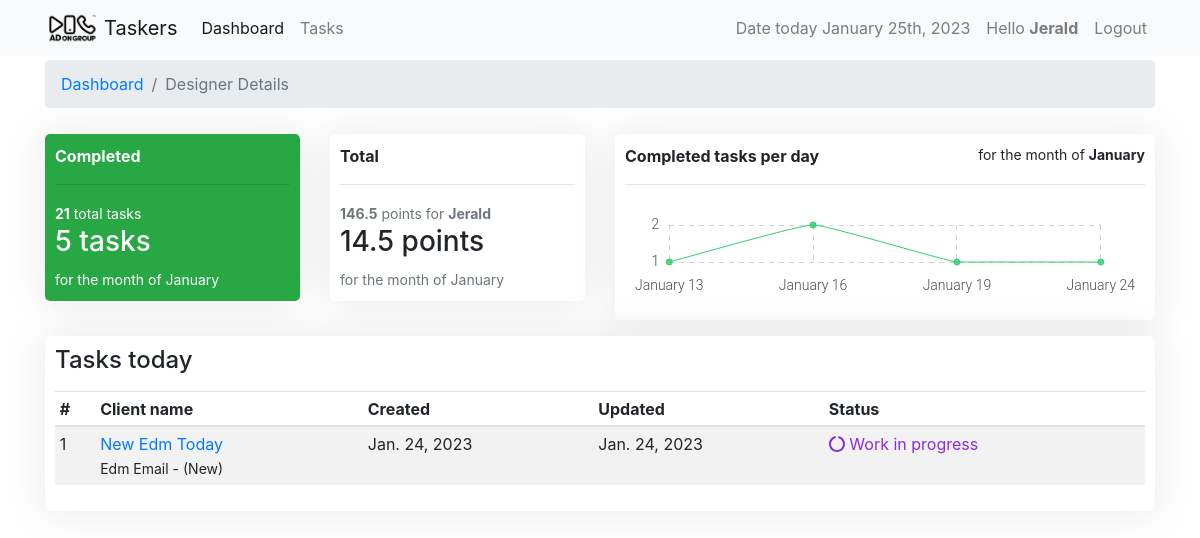
Before: /users/jerald (signed in) with the older database file.
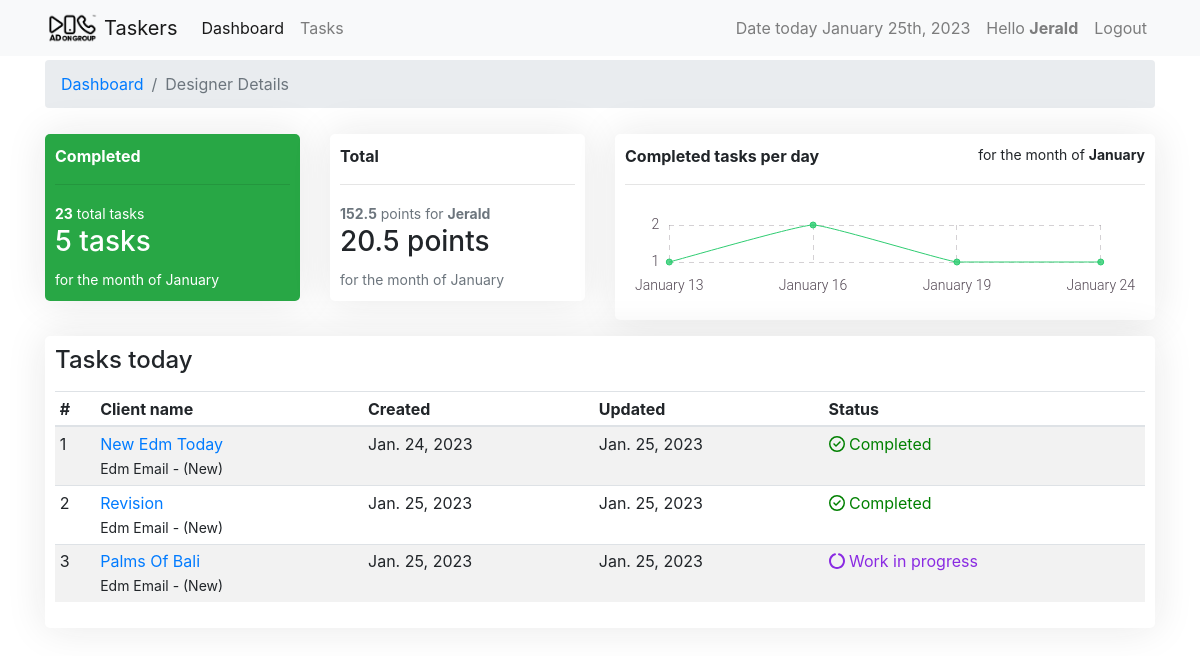
After: the same page with the newer database file.
### tasks/models.py (models this page shows, shortened)
class Task(models.Model):
    slug = models.SlugField(unique=True, null=True, blank=True)
    user = models.ForeignKey(settings.AUTH_USER_MODEL,
                             on_delete=models.CASCADE, verbose_name='designers')
    task_type = models.ForeignKey(
        TaskType, on_delete=models.CASCADE, default=1)
    task_category = models.ForeignKey(
        TaskCategory, on_delete=models.CASCADE, default=1)
    name = models.CharField(max_length=120, verbose_name="Client name")
    paradise_link = models.URLField(
        blank=True, null=True, verbose_name="task link")
    check_list_link = models.URLField(
        max_length=120, verbose_name='check list link', blank=True, null=True)
    is_priority = models.BooleanField(
        default=False, verbose_name="Is Task Priority?", help_text="Checked if task is priority.")
    is_done = models.BooleanField(default=False, verbose_name="Is Task Completed?",
                                  help_text="Note: Checked if you're done.")
    created = models.DateTimeField(auto_now_add=True)
    updated = models.DateTimeField(auto_now=True)
    class Meta:
        ordering = ['-is_priority', 'is_done', '-updated', '-created']

class BaseTime(models.Model):
    created = models.DateTimeField(auto_now_add=True)
    updated = models.DateTimeField(auto_now=True)

class TaskCategory(BaseTime, models.Model):
    name = models.CharField(max_length=120, unique=True)
    task_point = models.FloatField(default=0.0)
    class Meta:
        verbose_name_plural = "Task Categories"
    def __str__(self):
        return self.name

class TaskType(BaseTime, models.Model):
    name = models.CharField(max_length=60)
    task_point = models.FloatField(default=0.0)
    def __str__(self):
        return self.name

### dashboards/views.py (the view)
# urls.py: path('users/<username>', views.UserView.as_view(), name="userdetails"),
class UserView(View):
    template_name = 'user_view.html'
    today = timezone.now()
    yesterday = today - timezone.timedelta(days=1)
    year, month = today.year, today.month
    last_day_of_the_month = calendar.monthrange(year, month)[1]
    start_date = datetime.date(today.year, today.month, 1)
    end_date = datetime.date(today.year, today.month, today.day)
    expression = F('updated') - timezone.timedelta(hours=6)
    wrapped_expression = ExpressionWrapper(expression, output_field=DateTimeField())
    @method_decorator(login_required)
    def dispatch(self, *args, **kwargs):
        return super().dispatch(*args, **kwargs)
    def get(self, request, *args, **kwargs):
        user_name = kwargs.get('username')
        user = get_object_or_404(User, username=user_name)
        designer_points = User.objects.filter(username=user.username) \
            .filter(task__is_done=True) \
            .annotate(total_points=Sum('task__task_category__task_point') + Sum('task__task_type__task_point'))[0]
        designer_points_month = Task.objects.filter(user__username=user.username) \
            .filter(is_done=True).filter(updated__year=self.today.year, updated__month=self.today.month) \
            .aggregate(total_points=Sum('task_category__task_point') + Sum('task_type__task_point'))
        completed_tasks = Task.objects.filter(is_done=True) \
            .filter(user__username=user.username) \
            .filter(updated__range=(self.start_date, self.end_date))
        task_cat = TaskCategory.objects.filter(task__is_done=True) \
            .filter(task__updated__range=(self.start_date, self.end_date)) \
            .filter(task__user=user) \
            .annotate(total=Count('task', distinct=True))
        task_type = TaskType.objects.filter(task__is_done=True) \
            .filter(task__updated__range=(self.start_date, self.end_date)) \
            .filter(task__user=user).annotate(total=Count('task', distinct=True))
        tasks = Task.objects.filter(user__username=user_name) \
            .filter(Q(is_done=False) | Q(updated__date=self.today.date())) \
            .annotate(total=Count('task_category', distinct=True))
        total_user_tasks = Task.objects.filter(user__username=user_name) \
            .filter(is_done=True).count()
        tc = Task.objects.filter(updated__range=(self.start_date, self.end_date)) \
            .filter(is_done=True) \
            .filter(user__username=user.username) \
            .annotate(total=Count('pk', distinct=True))
        tasks_per_day = Task.objects.filter(updated__range=(self.start_date, self.end_date)) \
            .filter(is_done=True) \
            .filter(user=user) \
            .annotate(day=TruncDay(self.wrapped_expression)) \
            .values('day') \
            .annotate(c=Count(F('id'))) \
            .order_by('day')
        context = {
            'title': 'designer details',
            'user': user,
            'task_cat': task_cat,
            'tasks': tasks,
            'task_type': task_type,
            'completed_tasks': completed_tasks,
            'today': self.today,
            'designer_points': designer_points,
            'designer_points_month': designer_points_month,
            'total_user_tasks': total_user_tasks,
            'tc': tc,
            'tasks_per_day': tasks_per_day
        }
        return render(request, self.template_name, context)

### dashboards/templates/user_view.html (shortened to what this page needs)
{% extends 'base.html' %}
{% block content %}
<nav aria-label="breadcrumb">
    <ol class="breadcrumb">
      <li class="breadcrumb-item"><a href="{% url 'dashboards:dashboard' %}">Dashboard</a></li>
      <li class="breadcrumb-item active" aria-current="page">{{title|title}}</li>
    </ol>
</nav>
<div class="row">
    <div class="col-sm-3">
        <div class="card-container mb-3 bg-success text-white">
            <div>
                <strong>Completed</strong>
                <hr>
                <small><strong>{{ total_user_tasks }}</strong> total tasks</small>
                <h3>{{ completed_tasks.count }} {% if completed_tasks.count > 1 %}tasks{% else %}task{% endif %}</h3>
                <small>for the month of {{ today|date:'F' }}</small>
            </div>
        </div>
    </div>
    <div class="col-sm-3">
        <div class="card-container mb-3">
            <div>
                <strong>Total</strong>
                <hr>
                <small class="text-muted"><strong>{{ designer_points.total_points }}</strong> points for <b>{{ designer_points|title }}</b></small>
                <h3>
                    {{ designer_points_month.total_points }} {% if designer_points_month.total_points > 1 %}points{% else %}point{% endif %}
                </h3>
                <small class="text-muted"> for the month of {{ today|date:'F' }}</small>
            </div>
        </div>
    </div>
    <div class="col-sm-6">
        <div class="card-container border-info">
            <div>
                <strong>Completed tasks per day </strong><small class="float-right">for the month of <strong>{% now 'F' %}</strong></small>
                <hr>
                <canvas id="userTaskPerDayChart" height="63"></canvas>
            </div>
        </div>
    </div>
</div>
<div class="row">
    <div class="col-sm-12">
        <div class="card-container mt-3">
            <h4 class="mb-3">Tasks today</h4>
            {% if tasks %}
            <table class="table table-striped table-sm">
                <thead>
                    <tr>
                        <th>#</th>
                        <th>Client name</th>
                        <th>Created</th>
                        <th>Updated</th>
                        <th>Status</th>
                    </tr>
                </thead>
                <tbody>
                    {% for task in tasks %}
                    <tr>
                        <td>{{forloop.counter}}</td>
                        <td>
                            <a href="{% url 'taskers:taskdetail' task.slug %}">{{task.name|title}}</a><br>
                            <small>{{ task.task_category.name|title }} - ({{task.task_type.name|title}})</small>
                        </td>
                        <td>
                            {{task.created|date}}
                        </td>
                        <td>
                            {{task.updated|date}}
                        </td>
                        <td>
                            {% if task.is_done %}
                                <p style="color: green;"><i class="fa-regular fa-circle-check"></i> Completed</p>
                            {% else %}
                                <p style="color: blueviolet;"><i class="fa-solid fa-circle-notch"></i> Work in progress</p>
                            {% endif %}
                        </td>
                    </tr>
                    {% endfor %}
                </tbody>
            </table>
            {% else %}
            <br>
            <strong style="text-align: center;" class="text-muted">No task yet</strong>
            {% endif %}
        </div>
    </div>
</div>
{% endblock %}

### templates/base.html (shortened to what this page needs)
{% load static %}
{% load l10n %}
<!doctype html>
<html lang="en">
    <head>
        <link rel="stylesheet" href="https://cdn.jsdelivr.net/npm/bootstrap@4.6.1/dist/css/bootstrap.min.css">
        <link rel="stylesheet" type="text/css" href="https://cdn.datatables.net/v/bs5/jq-3.6.0/jszip-2.5.0/dt-1.11.3/af-2.3.7/b-2.0.1/b-html5-2.0.1/b-print-2.0.1/r-2.2.9/datatables.min.css"/>
        <link href="https://cdnjs.cloudflare.com/ajax/libs/font-awesome/6.1.1/css/all.min.css" rel="stylesheet" />
        <link rel="stylesheet" href="https://cdnjs.cloudflare.com/ajax/libs/Chart.js/2.8.0/Chart.min.css" />
        <link rel="stylesheet" href="{% static 'style.css' %}">
    </head>
    <body>
        {% if request.user.is_anonymous %}
            {% block login %}
            {% endblock %}
        {% else %}
        {% include 'includes/header.html' %}
        <div class="container mt-1">
            {% block content %}
            {% endblock %}
        </div>
        {% endif %}
    </body>
</html>

### templates/includes/header.html (shortened to what this page needs)
{% load static %}
{% load tz %}
<nav class="navbar navbar-expand-lg navbar-light bg-light">
    <div class="container">
        <a class="navbar-brand" href="{% url 'taskers:userview' %}">
            <img src="{% static 'img/AOG-logo_black.png' %}" width="auto" height="30" class="d-inline-block align-top" alt="">
            Taskers
        </a>
        <div class="collapse navbar-collapse" id="navbarSupportedContent">
        <ul class="navbar-nav mr-auto">
            <li class="nav-item active">
                <a class="nav-link" href="{% url 'dashboards:dashboard' %}">Dashboard</a>
            </li>
            <li class="nav-item">
                <a class="nav-link" href="{% url 'taskers:userview' %}">Tasks <span class="sr-only">(current)</span></a>
            </li>
        </ul>
        <ul class="navbar-nav float-left">
            <li class="nav-item">
                <a class="nav-link" href="#">
                    {% timezone  "Asia/Manila" %}
                        Date today {% now "F jS, Y" %}
                    {% endtimezone  %}
                </a>
            </li>
            <li class="nav-item">
                <a class="nav-link" href="#">Hello <strong>{{ request.user.get_username|title }}</strong></a>
            </li>
            {% if request.user.is_authenticated %}
            <li class="nav-item">
                <a class="nav-link" href="#" data-toggle="modal" data-target="#logoutModalCenter">Logout</a>
            </li>
            {% endif %}
        </ul>
        </div>
    </div>
</nav>

### tasks/static/style.css (style rules this page uses)
.card-container { background-color: #fff; box-shadow: 0 0 40px rgba(34, 34, 34, .1); padding: 10px; margin-top: 10px; border-radius: 5px; }

Changed rows visible on the page:
changed Task "New Edm Today": updated "Jan. 24, 2023" → "Jan. 25, 2023"; is_done "Work in progress" → "Completed"
added Task: name "Revision", task_category.name "Edm Email", task_type.name "New", created "Jan. 25, 2023", updated "Jan. 25, 2023", is_done True (drawn)
added Task: name "Palms Of Bali", task_category.name "Edm Email", task_type.name "New", created "Jan. 25, 2023", updated "Jan. 25, 2023", is_done False (drawn)
Other visible differences:
{{ total_user_tasks }}: "21" → "23"
{{ designer_points.total_points }}: "146.5" → "152.5"
{{ designer_points_month.total_points }}: "14.5" → "20.5"
